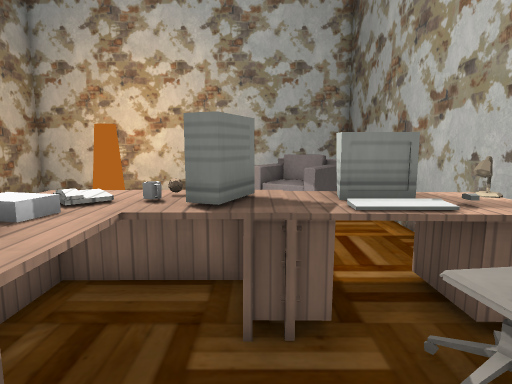
view 1 (above)

14 first-person views from a walk through a level from a Godot 3-D game. The camera is 1.3 m above the floor, tilts 8° down and sees 75° across. The floor is counted in squares, 0.5 m on a side. Each view is taken from the middle of a square. On the plan, view 1 faces up. The plan holds only what a view shows up to about 20 squares ahead; the rest is blank. The place goes on beyond the plan. Characters and animated objects are not drawn. Some surface patterns are stand-ins.

view 2
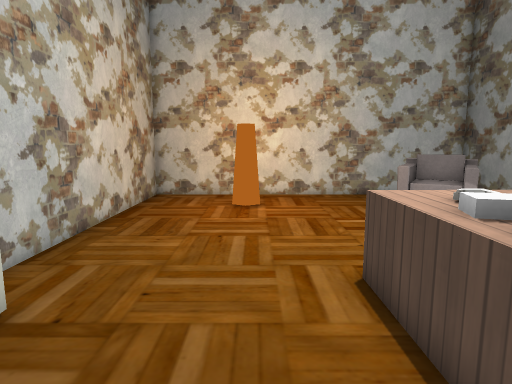

view 3
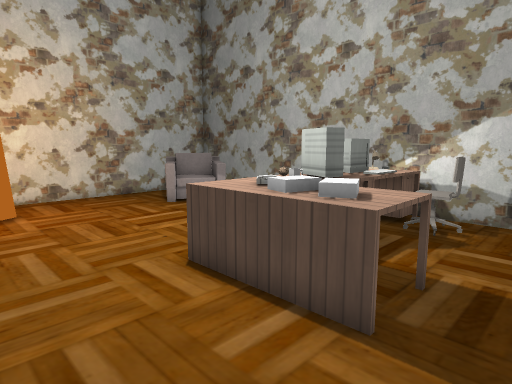

view 4
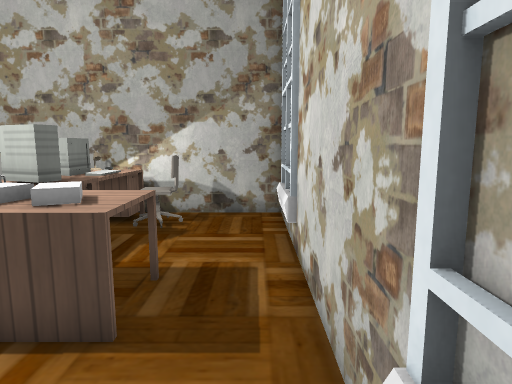

view 5
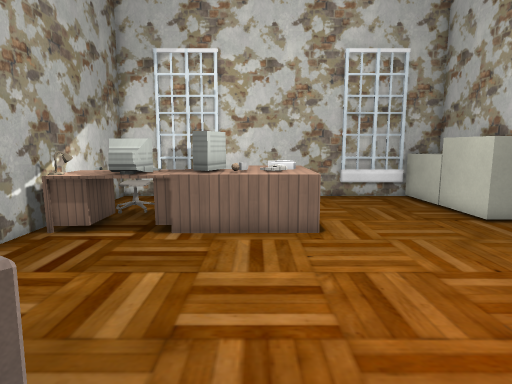

view 6
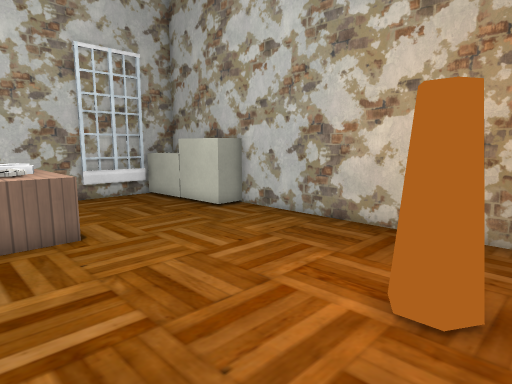

view 7
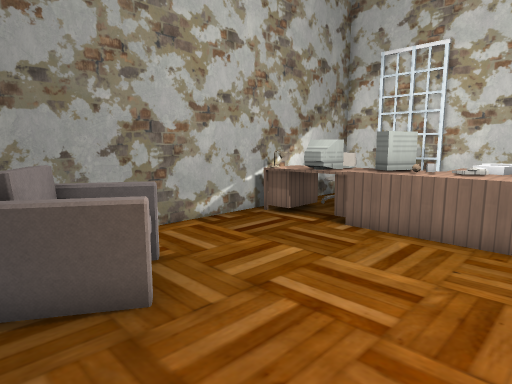

view 8
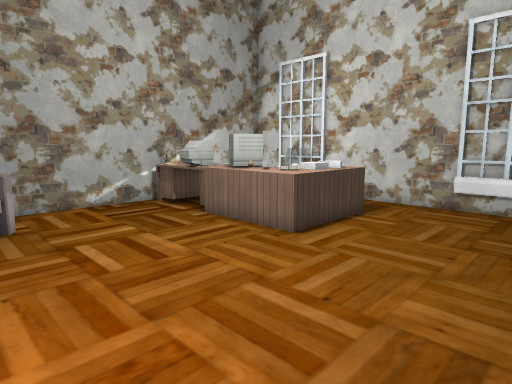

view 9
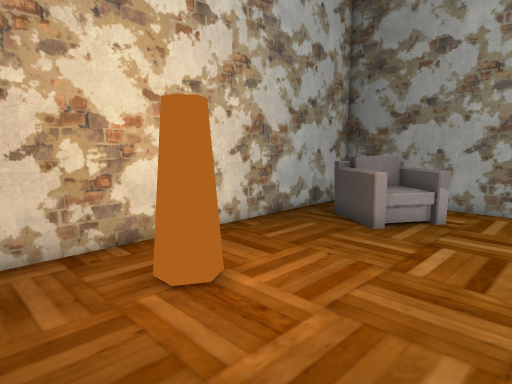

view 10
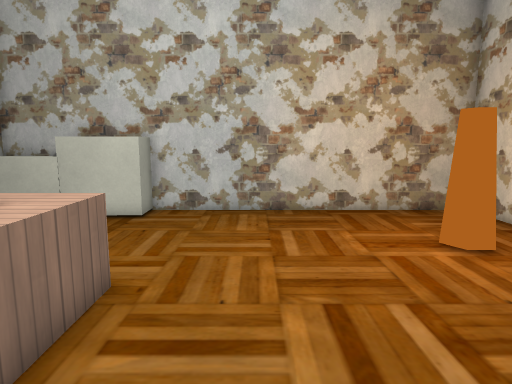

view 11
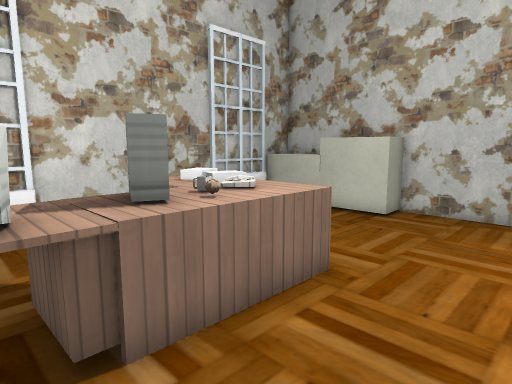

view 12
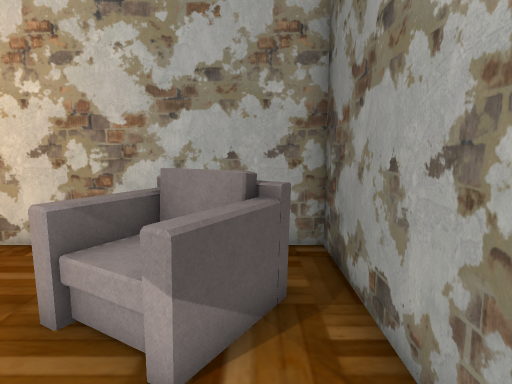

view 13
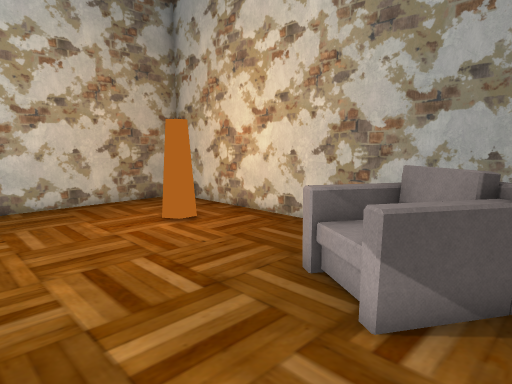

view 14
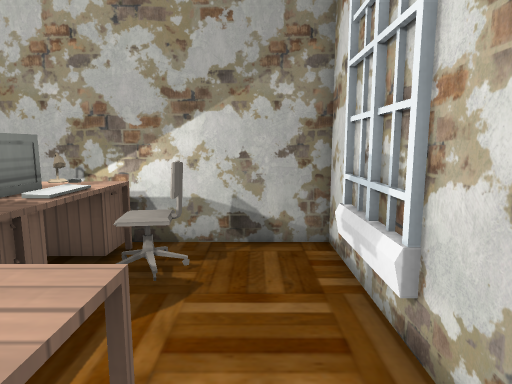

### Floor plan
Points are (right, up) in squares from view 1. A wall is a line through its corners. A room is listed if a view was taken in it or the views show most of it. See-through windows are left out.
Room 1 (views 1, 2, 3, 4, 5, 6, 7, 8, 9, 10, 11, 12, 13, 14)
walls: (-11.3, 2.6) (-11.3, 1.5); (-11.3, -1) (4.8, -1) (4.8, 17.5) (-11.3, 17.5) (-11.3, 4.5)
low walls: (-3.3, 4.4) (-2.5, 4.2) (-2.7, 3.4) (-2.5, 2.9) (-3.2, 2.5) (-3.5, 3.1) (-2.5, 3.6) (-3.4, 3.8) (-3.3, 4.4); (-0.2, -0.7) (3, -0.7); (-9.5, -0.7) (-6.2, -0.7)
objects: other object (-11, 0) to (-10, 2); other object (-11, 3) to (-10, 5); other object (-7, 14) to (-6, 15); desk (-4, 2) to (0, 6); desk (-3, 5); mug (-2, 5); ball (-1, 6); armchair (0, 12) to (3, 16); desk (1, 4) to (4, 6); chair (2, 3) to (3, 4)

Where each view was taken, in squares from view 1:
view 1: 0 up, 0 right, facing up
view 2: 0 up, 6 left, facing up
view 3: 0 up, 8 left, facing up-right
view 4: 0 up, 8 left, facing right
view 5: 16 up, 2 left, facing down
view 6: 16 up, 1 left, facing down-left
view 7: 16 up, 5 left, facing down-right
view 8: 14 up, 10 left, facing down-right
view 9: 9 up, 10 left, facing up-right
view 10: 9 up, 2 right, facing left
view 11: 10 up, 2 right, facing down-left
view 12: 9 up, 3 right, facing up
view 13: 8 up, 4 right, facing up-left
view 14: 1 up, 4 left, facing right
